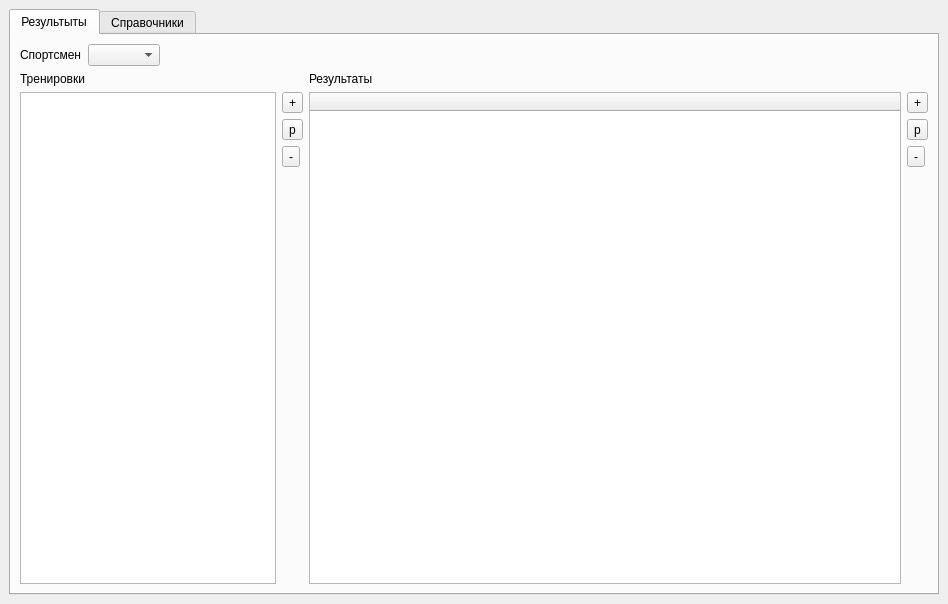
<?xml version="1.0" encoding="UTF-8"?>
<ui version="4.0">
 <class>MainWindow</class>
 <widget class="QMainWindow" name="MainWindow">
  <property name="geometry">
   <rect>
    <x>0</x>
    <y>0</y>
    <width>948</width>
    <height>604</height>
   </rect>
  </property>
  <property name="windowTitle">
   <string>MainWindow</string>
  </property>
  <widget class="QWidget" name="centralwidget">
   <layout class="QVBoxLayout" name="verticalLayout_7">
    <item>
     <widget class="QTabWidget" name="tabWidget">
      <property name="currentIndex">
       <number>0</number>
      </property>
      <widget class="QWidget" name="tab_results">
       <attribute name="title">
        <string>Результыты</string>
       </attribute>
       <layout class="QVBoxLayout" name="verticalLayout_12">
        <item>
         <layout class="QHBoxLayout" name="horizontalLayout_5">
          <item>
           <widget class="QLabel" name="label_4">
            <property name="text">
             <string>Спортсмен</string>
            </property>
           </widget>
          </item>
          <item>
           <widget class="QComboBox" name="cb_sportsmen"/>
          </item>
          <item>
           <spacer name="horizontalSpacer">
            <property name="orientation">
             <enum>Qt::Horizontal</enum>
            </property>
            <property name="sizeHint" stdset="0">
             <size>
              <width>40</width>
              <height>20</height>
             </size>
            </property>
           </spacer>
          </item>
         </layout>
        </item>
        <item>
         <layout class="QHBoxLayout" name="horizontalLayout_8" stretch="0,1">
          <item>
           <layout class="QVBoxLayout" name="verticalLayout_8">
            <item>
             <widget class="QLabel" name="label_5">
              <property name="text">
               <string>Тренировки</string>
              </property>
             </widget>
            </item>
            <item>
             <layout class="QHBoxLayout" name="horizontalLayout_6">
              <item>
               <widget class="QListWidget" name="lw_tranings"/>
              </item>
              <item>
               <layout class="QVBoxLayout" name="verticalLayout_10">
                <item>
                 <widget class="QToolButton" name="btn_addTraning">
                  <property name="text">
                   <string>+</string>
                  </property>
                  <property name="icon">
                   <iconset resource="res.qrc">
                    <normaloff>:/icons/add.png</normaloff>:/icons/add.png</iconset>
                  </property>
                 </widget>
                </item>
                <item>
                 <widget class="QToolButton" name="btn_editTraning">
                  <property name="text">
                   <string>р</string>
                  </property>
                  <property name="icon">
                   <iconset resource="res.qrc">
                    <normaloff>:/icons/edit.png</normaloff>:/icons/edit.png</iconset>
                  </property>
                 </widget>
                </item>
                <item>
                 <widget class="QToolButton" name="btn_deleteTraning">
                  <property name="text">
                   <string>-</string>
                  </property>
                  <property name="icon">
                   <iconset resource="res.qrc">
                    <normaloff>:/icons/delete.png</normaloff>:/icons/delete.png</iconset>
                  </property>
                 </widget>
                </item>
                <item>
                 <spacer name="verticalSpacer_4">
                  <property name="orientation">
                   <enum>Qt::Vertical</enum>
                  </property>
                  <property name="sizeHint" stdset="0">
                   <size>
                    <width>20</width>
                    <height>40</height>
                   </size>
                  </property>
                 </spacer>
                </item>
               </layout>
              </item>
             </layout>
            </item>
           </layout>
          </item>
          <item>
           <layout class="QVBoxLayout" name="verticalLayout_9">
            <item>
             <widget class="QLabel" name="label_6">
              <property name="text">
               <string>Результаты</string>
              </property>
             </widget>
            </item>
            <item>
             <layout class="QHBoxLayout" name="horizontalLayout_7">
              <item>
               <widget class="QTableWidget" name="tw_results">
                <property name="editTriggers">
                 <set>QAbstractItemView::NoEditTriggers</set>
                </property>
                <attribute name="horizontalHeaderStretchLastSection">
                 <bool>true</bool>
                </attribute>
                <column>
                 <property name="text">
                  <string/>
                 </property>
                </column>
               </widget>
              </item>
              <item>
               <layout class="QVBoxLayout" name="verticalLayout_11">
                <item>
                 <widget class="QToolButton" name="btn_addResult">
                  <property name="text">
                   <string>+</string>
                  </property>
                  <property name="icon">
                   <iconset resource="res.qrc">
                    <normaloff>:/icons/add.png</normaloff>:/icons/add.png</iconset>
                  </property>
                 </widget>
                </item>
                <item>
                 <widget class="QToolButton" name="btn_editResult">
                  <property name="text">
                   <string>р</string>
                  </property>
                  <property name="icon">
                   <iconset resource="res.qrc">
                    <normaloff>:/icons/edit.png</normaloff>:/icons/edit.png</iconset>
                  </property>
                 </widget>
                </item>
                <item>
                 <widget class="QToolButton" name="btn_deleteResult">
                  <property name="text">
                   <string>-</string>
                  </property>
                  <property name="icon">
                   <iconset resource="res.qrc">
                    <normaloff>:/icons/delete.png</normaloff>:/icons/delete.png</iconset>
                  </property>
                 </widget>
                </item>
                <item>
                 <spacer name="verticalSpacer_5">
                  <property name="orientation">
                   <enum>Qt::Vertical</enum>
                  </property>
                  <property name="sizeHint" stdset="0">
                   <size>
                    <width>20</width>
                    <height>40</height>
                   </size>
                  </property>
                 </spacer>
                </item>
               </layout>
              </item>
             </layout>
            </item>
           </layout>
          </item>
         </layout>
        </item>
       </layout>
      </widget>
      <widget class="QWidget" name="tab_dicts">
       <attribute name="title">
        <string>Справочники</string>
       </attribute>
       <layout class="QHBoxLayout" name="horizontalLayout_4" stretch="1,0,1">
        <item>
         <layout class="QVBoxLayout" name="verticalLayout_6">
          <item>
           <widget class="QLabel" name="label">
            <property name="text">
             <string>Спортсмены</string>
            </property>
           </widget>
          </item>
          <item>
           <layout class="QHBoxLayout" name="horizontalLayout">
            <item>
             <widget class="QTableWidget" name="tw_users">
              <property name="editTriggers">
               <set>QAbstractItemView::NoEditTriggers</set>
              </property>
              <attribute name="horizontalHeaderStretchLastSection">
               <bool>true</bool>
              </attribute>
              <column>
               <property name="text">
                <string/>
               </property>
              </column>
             </widget>
            </item>
            <item>
             <layout class="QVBoxLayout" name="verticalLayout_3">
              <item>
               <widget class="QToolButton" name="btn_s_add">
                <property name="text">
                 <string>+</string>
                </property>
                <property name="icon">
                 <iconset resource="res.qrc">
                  <normaloff>:/icons/add.png</normaloff>:/icons/add.png</iconset>
                </property>
               </widget>
              </item>
              <item>
               <widget class="QToolButton" name="btn_s_edit">
                <property name="text">
                 <string>р</string>
                </property>
                <property name="icon">
                 <iconset resource="res.qrc">
                  <normaloff>:/icons/edit.png</normaloff>:/icons/edit.png</iconset>
                </property>
               </widget>
              </item>
              <item>
               <widget class="QToolButton" name="btn_s_delete">
                <property name="text">
                 <string>-</string>
                </property>
                <property name="icon">
                 <iconset resource="res.qrc">
                  <normaloff>:/icons/delete.png</normaloff>:/icons/delete.png</iconset>
                </property>
               </widget>
              </item>
              <item>
               <spacer name="verticalSpacer">
                <property name="orientation">
                 <enum>Qt::Vertical</enum>
                </property>
                <property name="sizeHint" stdset="0">
                 <size>
                  <width>20</width>
                  <height>40</height>
                 </size>
                </property>
               </spacer>
              </item>
             </layout>
            </item>
           </layout>
          </item>
         </layout>
        </item>
        <item>
         <layout class="QVBoxLayout" name="verticalLayout_5">
          <item>
           <widget class="QLabel" name="label_2">
            <property name="text">
             <string>Категории</string>
            </property>
           </widget>
          </item>
          <item>
           <layout class="QHBoxLayout" name="horizontalLayout_2">
            <item>
             <widget class="QTableWidget" name="tw_category">
              <property name="editTriggers">
               <set>QAbstractItemView::NoEditTriggers</set>
              </property>
              <attribute name="horizontalHeaderStretchLastSection">
               <bool>true</bool>
              </attribute>
              <column>
               <property name="text">
                <string/>
               </property>
              </column>
             </widget>
            </item>
            <item>
             <layout class="QVBoxLayout" name="verticalLayout_2">
              <item>
               <widget class="QToolButton" name="btn_c_add">
                <property name="text">
                 <string>+</string>
                </property>
                <property name="icon">
                 <iconset resource="res.qrc">
                  <normaloff>:/icons/add.png</normaloff>:/icons/add.png</iconset>
                </property>
               </widget>
              </item>
              <item>
               <widget class="QToolButton" name="btn_c_edit">
                <property name="text">
                 <string>р</string>
                </property>
                <property name="icon">
                 <iconset resource="res.qrc">
                  <normaloff>:/icons/edit.png</normaloff>:/icons/edit.png</iconset>
                </property>
               </widget>
              </item>
              <item>
               <widget class="QToolButton" name="btn_c_delete">
                <property name="text">
                 <string>-</string>
                </property>
                <property name="icon">
                 <iconset resource="res.qrc">
                  <normaloff>:/icons/delete.png</normaloff>:/icons/delete.png</iconset>
                </property>
               </widget>
              </item>
              <item>
               <spacer name="verticalSpacer_2">
                <property name="orientation">
                 <enum>Qt::Vertical</enum>
                </property>
                <property name="sizeHint" stdset="0">
                 <size>
                  <width>20</width>
                  <height>40</height>
                 </size>
                </property>
               </spacer>
              </item>
             </layout>
            </item>
           </layout>
          </item>
         </layout>
        </item>
        <item>
         <layout class="QVBoxLayout" name="verticalLayout_4">
          <item>
           <widget class="QLabel" name="label_3">
            <property name="text">
             <string>Упражнения</string>
            </property>
           </widget>
          </item>
          <item>
           <layout class="QHBoxLayout" name="horizontalLayout_3">
            <item>
             <widget class="QTableWidget" name="tw_exercise">
              <property name="editTriggers">
               <set>QAbstractItemView::NoEditTriggers</set>
              </property>
              <attribute name="horizontalHeaderStretchLastSection">
               <bool>true</bool>
              </attribute>
              <column>
               <property name="text">
                <string/>
               </property>
              </column>
             </widget>
            </item>
            <item>
             <layout class="QVBoxLayout" name="verticalLayout">
              <item>
               <widget class="QToolButton" name="btn_e_add">
                <property name="text">
                 <string>+</string>
                </property>
                <property name="icon">
                 <iconset resource="res.qrc">
                  <normaloff>:/icons/add.png</normaloff>:/icons/add.png</iconset>
                </property>
               </widget>
              </item>
              <item>
               <widget class="QToolButton" name="btn_e_edit">
                <property name="text">
                 <string>р</string>
                </property>
                <property name="icon">
                 <iconset resource="res.qrc">
                  <normaloff>:/icons/edit.png</normaloff>:/icons/edit.png</iconset>
                </property>
               </widget>
              </item>
              <item>
               <widget class="QToolButton" name="btn_e_delete">
                <property name="text">
                 <string>-</string>
                </property>
                <property name="icon">
                 <iconset resource="res.qrc">
                  <normaloff>:/icons/delete.png</normaloff>:/icons/delete.png</iconset>
                </property>
               </widget>
              </item>
              <item>
               <spacer name="verticalSpacer_3">
                <property name="orientation">
                 <enum>Qt::Vertical</enum>
                </property>
                <property name="sizeHint" stdset="0">
                 <size>
                  <width>20</width>
                  <height>40</height>
                 </size>
                </property>
               </spacer>
              </item>
             </layout>
            </item>
           </layout>
          </item>
         </layout>
        </item>
       </layout>
      </widget>
     </widget>
    </item>
   </layout>
  </widget>
 </widget>
 <resources>
  <include location="res.qrc"/>
 </resources>
 <connections/>
</ui>
